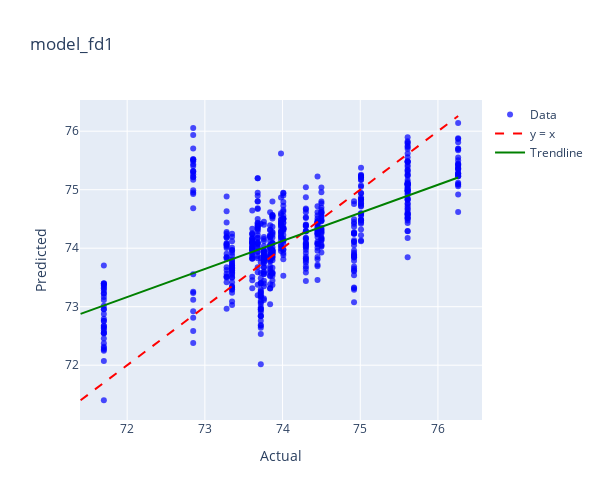
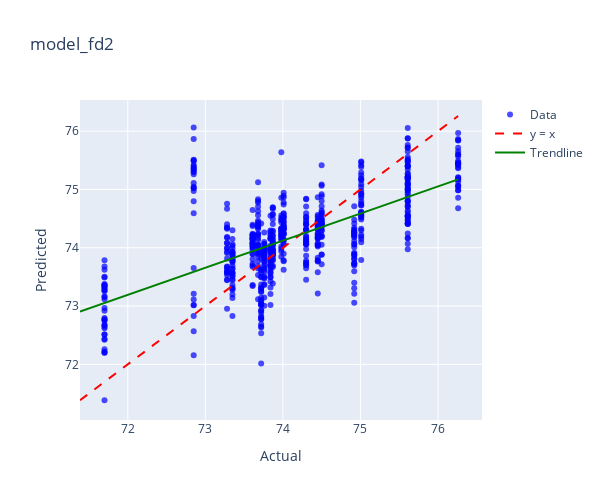
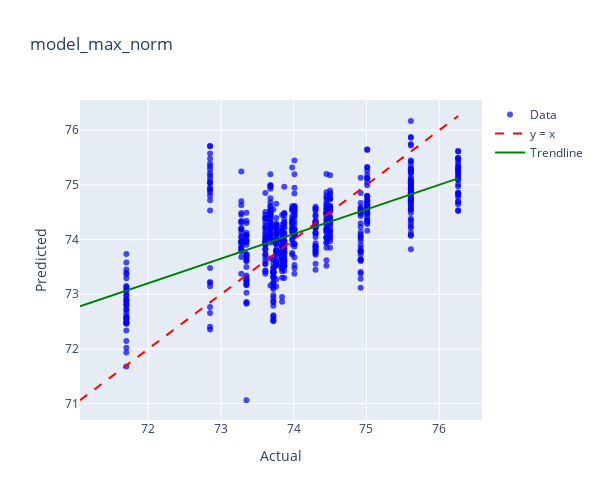
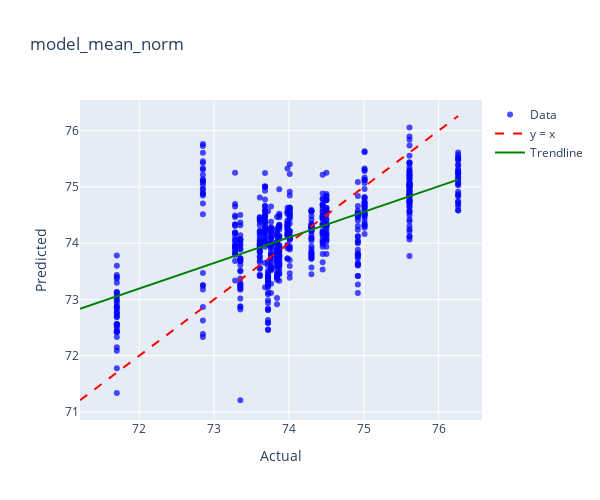

Notebook cell for these charts, in order:
### Code cell
model_dict = {
    'model_fd1': (model_fd1, lemak_fd1),
    'model_fd2': (model_fd2, lemak_fd2),
    'model_max_norm': (model_max_norm, lemak_max_norm),
    'model_mean_norm': (model_mean_norm, lemak_mean_norm),
    'model_msc': (model_msc, lemak_msc),
    'model_ori': (model_ori, lemak_ori),
    'model_range_norm': (model_range_norm, lemak_range_norm),
    'model_sg1': (model_sg1, lemak_sg1),
    'model_sg2': (model_sg2, lemak_sg2),
    'model_snv': (model_snv, lemak_snv),
}

for name, (model, data) in model_dict.items():
    print(f"Plotting for {name}")
    plot_actual_vs_predicted_plotly(model, data, 'LEMAK',name)

### Figure 1 — Plotly figure (JSON) as saved in the notebook; plotly's stock layout.template omitted (floating-point values rounded to 4 significant figures; data arrays with more than 128 entries replaced by an {"elided": "..."} marker saying what was removed)
{"data": [{"hovertemplate": "Index: %{text}<br>Actual: %{x}<br>Predicted: %{y}<extra></extra>", "marker": {"color": "blue", "opacity": 0.7, "size": 6}, "mode": "markers", "name": "Data", "text": {"elided": "653 str values"}, "type": "scatter", "x": {"elided": "653 float values"}, "y": {"elided": "653 float values"}}, {"line": {"color": "red", "dash": "dash"}, "mode": "lines", "name": "y = x", "type": "scatter", "x": [71.4, 76.26], "y": [71.4, 76.26]}, {"line": {"color": "green", "width": 2}, "mode": "lines", "name": "Trendline", "type": "scatter", "x": [71.4, 76.26], "y": [72.88, 75.21]}], "layout": {"height": 500, "title": {"text": "model_fd1"}, "width": 600, "xaxis": {"title": {"text": "Actual"}}, "yaxis": {"title": {"text": "Predicted"}}}}

### Figure 2 — Plotly figure (JSON) as saved in the notebook; plotly's stock layout.template omitted (floating-point values rounded to 4 significant figures; data arrays with more than 128 entries replaced by an {"elided": "..."} marker saying what was removed)
{"data": [{"hovertemplate": "Index: %{text}<br>Actual: %{x}<br>Predicted: %{y}<extra></extra>", "marker": {"color": "blue", "opacity": 0.7, "size": 6}, "mode": "markers", "name": "Data", "text": {"elided": "653 str values"}, "type": "scatter", "x": {"elided": "653 float values"}, "y": {"elided": "653 float values"}}, {"line": {"color": "red", "dash": "dash"}, "mode": "lines", "name": "y = x", "type": "scatter", "x": [71.38, 76.26], "y": [71.38, 76.26]}, {"line": {"color": "green", "width": 2}, "mode": "lines", "name": "Trendline", "type": "scatter", "x": [71.38, 76.26], "y": [72.91, 75.17]}], "layout": {"height": 500, "title": {"text": "model_fd2"}, "width": 600, "xaxis": {"title": {"text": "Actual"}}, "yaxis": {"title": {"text": "Predicted"}}}}

### Figure 3 — Plotly figure (JSON) as saved in the notebook; plotly's stock layout.template omitted (floating-point values rounded to 4 significant figures; data arrays with more than 128 entries replaced by an {"elided": "..."} marker saying what was removed)
{"data": [{"hovertemplate": "Index: %{text}<br>Actual: %{x}<br>Predicted: %{y}<extra></extra>", "marker": {"color": "blue", "opacity": 0.7, "size": 6}, "mode": "markers", "name": "Data", "text": {"elided": "653 str values"}, "type": "scatter", "x": {"elided": "653 float values"}, "y": {"elided": "653 float values"}}, {"line": {"color": "red", "dash": "dash"}, "mode": "lines", "name": "y = x", "type": "scatter", "x": [71.06, 76.26], "y": [71.06, 76.26]}, {"line": {"color": "green", "width": 2}, "mode": "lines", "name": "Trendline", "type": "scatter", "x": [71.06, 76.26], "y": [72.78, 75.12]}], "layout": {"height": 500, "title": {"text": "model_max_norm"}, "width": 600, "xaxis": {"title": {"text": "Actual"}}, "yaxis": {"title": {"text": "Predicted"}}}}

### Figure 4 — Plotly figure (JSON) as saved in the notebook; plotly's stock layout.template omitted (floating-point values rounded to 4 significant figures; data arrays with more than 128 entries replaced by an {"elided": "..."} marker saying what was removed)
{"data": [{"hovertemplate": "Index: %{text}<br>Actual: %{x}<br>Predicted: %{y}<extra></extra>", "marker": {"color": "blue", "opacity": 0.7, "size": 6}, "mode": "markers", "name": "Data", "text": {"elided": "653 str values"}, "type": "scatter", "x": {"elided": "653 float values"}, "y": {"elided": "653 float values"}}, {"line": {"color": "red", "dash": "dash"}, "mode": "lines", "name": "y = x", "type": "scatter", "x": [71.21, 76.26], "y": [71.21, 76.26]}, {"line": {"color": "green", "width": 2}, "mode": "lines", "name": "Trendline", "type": "scatter", "x": [71.21, 76.26], "y": [72.83, 75.13]}], "layout": {"height": 500, "title": {"text": "model_mean_norm"}, "width": 600, "xaxis": {"title": {"text": "Actual"}}, "yaxis": {"title": {"text": "Predicted"}}}}
